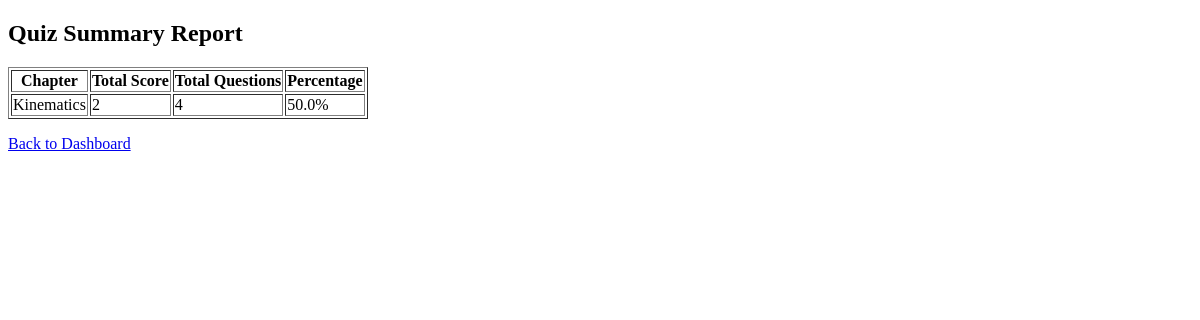
/quiz_summary (signed in), run on an earlier commit of the app's database.
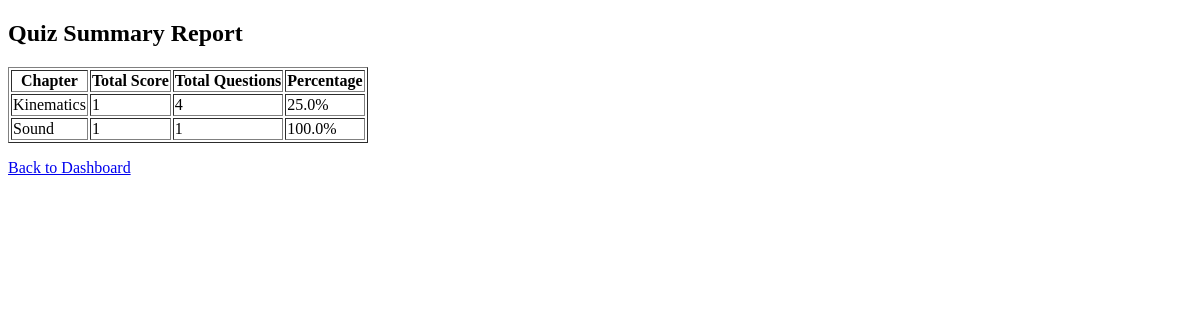
And on a later commit of the database.
### models/models.py (models this page shows)
class Chapter(db.Model):
    id = db.Column(db.Integer, primary_key=True)
    subject_id = db.Column(db.Integer, db.ForeignKey('subject.id'), nullable=False)
    name = db.Column(db.String(150), nullable=False)
    description = db.Column(db.Text, nullable=True)

### app.py (the view)
@app.route("/quiz_summary")
def quiz_summary():
    if "user_id" not in session or session["role"] != "user":
        return redirect(url_for("login"))
    user_id = session["user_id"]
    scores = Score.query.filter_by(user_id=user_id).all()
    summary = {}
    for score in scores:
        quiz = Quiz.query.get(score.quiz_id)
        chapter = Chapter.query.get(quiz.chapter_id)
        if chapter.id not in summary:
            summary[chapter.id] = {
                "chapter_name": chapter.name,
                "total_score": 0,
                "total_questions": 0
            }
        summary[chapter.id]["total_score"] += score.total_scored
        summary[chapter.id]["total_questions"] += score.total_questions
    return render_template("quiz_summary.html", summary=summary)

### templates/quiz_summary.html (shortened to what this page needs)
<!DOCTYPE html>
<html lang="en">
<head>
</head>
<body>
    <h2>Quiz Summary Report</h2>
    <table border="1">
        <tr>
            <th>Chapter</th>
            <th>Total Score</th>
            <th>Total Questions</th>
            <th>Percentage</th>
        </tr>
        {% for chapter in summary.values() %}
        <tr>
            <td>{{ chapter.chapter_name }}</td>
            <td>{{ chapter.total_score }}</td>
            <td>{{ chapter.total_questions }}</td>
            <td>{{ (chapter.total_score / chapter.total_questions * 100) | round(2) }}%</td>
        </tr>
        {% endfor %}
    </table>
    <p><a href="{{ url_for('user_dashboard') }}">Back to Dashboard</a></p>
</body>
</html>

What changed in the data, as far as the page shows it:
computed for Chapter "Kinematics": total_score "2" → "1"; total_score "50.0" → "25.0"
added Chapter: chapter_name "Sound", total_score "1", total_questions "1", total_score "100.0"
